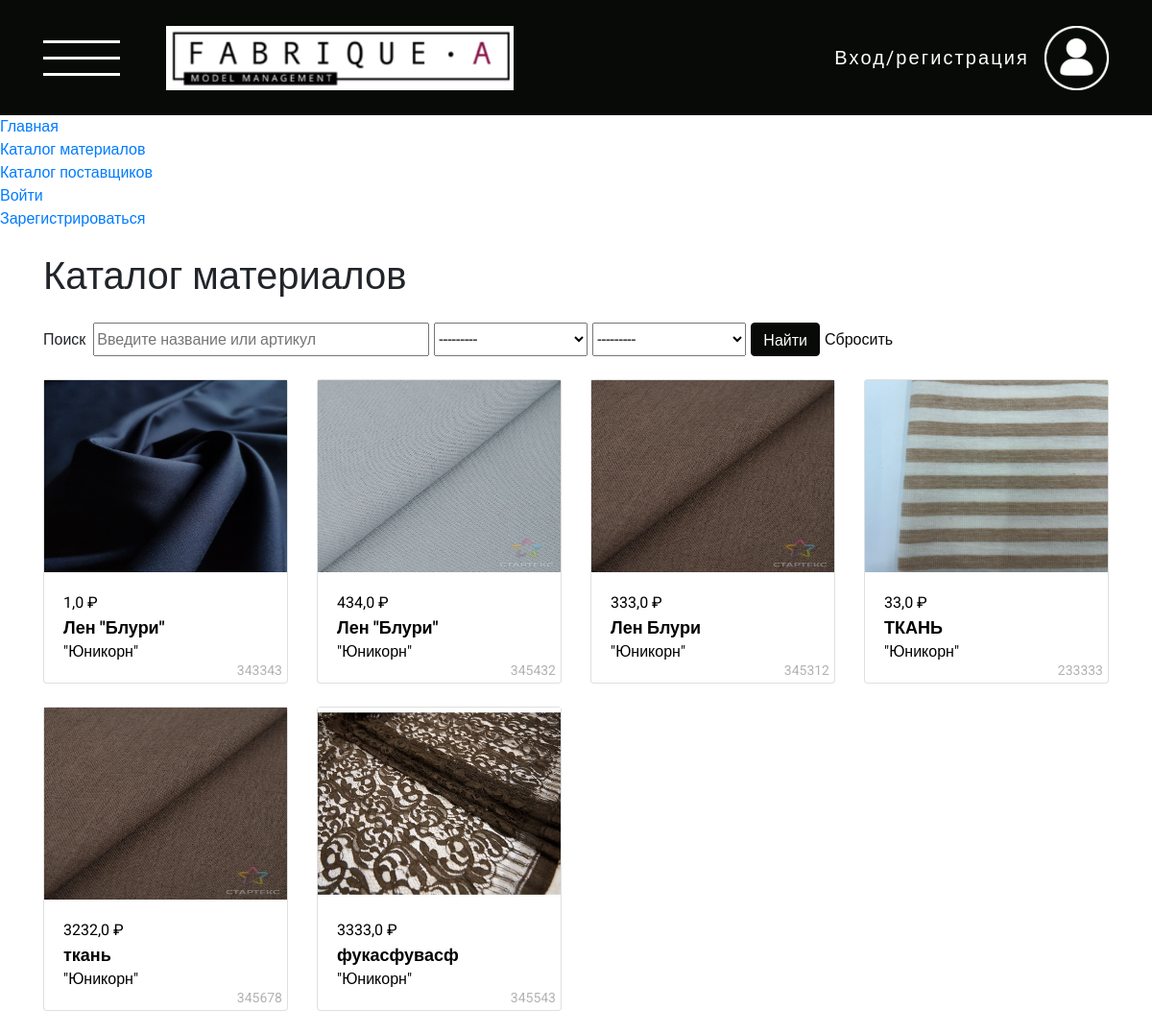
Screenshot of /cloth/ with the database file from the repository.
### cloth/models.py (models this page shows, shortened)
class Cloth(models.Model):
    MATERIAL = [
    ('Текстильные', (
            ('g1e1', 'Хлопок'),
            ('g1e2', 'Лён'),
            ('g1e3', 'Шерсть'),
            ('g1e4', 'Шёлк'),
            ('g1e5', 'Эко-кожа'),
        )
    ),
    ('Технические', (
            ('g2e1', 'Огнестойкая'),
            ('g2e2', 'Для фильтрации'),
            ('g2e3', 'Водостойкая'),
            ('g2e4', 'Обтирочная'),
            ('g2e5', 'Изоляционная'),
        )
    ),
]
    COLOR = [
    ('Без принта', (
            ('white', 'Белый'),
            ('black', 'Черный'),
            ('blue', 'Синий'),
            ('red', 'Красный'),
            ('yellow', 'Жёлтый'),
            ('green', 'Зелёный'),
            ('orange', 'Оранжевый'),
            ('gray', 'Серый'),
            ('brown', 'Коричневый'),
            ('cyan', 'Голубой'),
        )
    ),
    ('С принтом', (
            ('dots', 'Горошек'),
            ('cell', 'Клетка'),
            ('graphic', 'Графический'),
            ('floral', 'Цветочный'),
            ('strip', 'Полоска'),
            ('cartoon', 'Мультяшный'),
        )
    ),
]
    name = models.CharField(max_length=255, verbose_name=_("Название"))
    image = models.ImageField(null=False, blank=False, verbose_name=_("Фото"))
    supplier = models.ForeignKey(Supplier, verbose_name=_("Поставщик"), on_delete=models.CASCADE)
    price = models.FloatField(_("Цена"))
    material = models.CharField(_("Материал"), max_length=25, choices = MATERIAL)
    color = models.CharField(_("Цвет"), max_length=25, choices = COLOR)
    description = models.CharField(max_length=350, null=True, blank=True, verbose_name=_("Описание"))
    article = models.IntegerField(_("Артикул"), unique=True, help_text='6 уникальных цифр')
    class Meta:
        verbose_name = _("Ткань")
        verbose_name_plural = _("Ткани")

class Supplier(models.Model):
    DISTRICT = [
    ('cenral', 'Центральный'),
    ('northwest', 'Северо-западный'),
    ('ural', 'Уральский'),
    ('south', 'Южный'),
    ('privolzhsky', 'Приволжский'),
    ('fareastern', 'Дальневосточный'),
    ('siberian', 'Сибирский'),
]
    name = models.CharField(max_length=254, verbose_name=_("Название"))
    description = models.CharField(max_length=254, verbose_name=_("Описание"), null=True, blank=True)
    date_of_foundation = models.CharField(max_length=254, verbose_name=_("Дата основания"), null=True, blank=True)
    logo = models.ImageField(null=True, blank=True, verbose_name=_("Логотип"))
    district = models.CharField(_("Округ"), max_length=25, choices = DISTRICT)
    types_of_fabrics = models.CharField(_("Виды тканей"), max_length=254, null=True, blank=True)
    address = models.CharField(max_length=254, null=True, blank=True, verbose_name=_("Адрес"))
    phone = models.CharField(max_length=254, null=True, blank=True, verbose_name=_("Номер телефона"))
    email = models.EmailField(_("E-mail"), max_length=254, null=True, blank=True)
    link_to_the_catalog = models.URLField(_("Ссылка на каталог"), max_length=200, null=True, blank=True)
    link_to_the_site = models.URLField(_("Ссылка на сайт"), max_length=200, null=True, blank=True)
    class Meta:
        verbose_name = _("Поставщик")
        verbose_name_plural = _("Поставщики")

### cloth/views.py (the view)
# urls.py: path("", ClothListView.as_view(), name="list"),
class ClothListView(ListView):
    model = Cloth
    template_name = "pages/cloth/list.html"
    def get_context_data(self, **kwargs):
        context = super().get_context_data(**kwargs)
        context['filter'] = ClothFilter(self.request.GET, queryset=self.get_queryset())
        return context

### templates/pages/cloth/list.html (shortened to what this page needs)
{% extends "base.html" %}
{% load static widget_tweaks cloth %}
{% block header %}
  {% include 'include/header.html' %}
{% endblock header %}
{% block content %}
  <section class="cloth-list">
    <div class="container">
      <div class="row">
        <div class="col-12 mt-4">
          <h1>
            Каталог материалов
          </h1>
        </div>
        <div class="col-12 my-4 d-lg-flex align-items-center">
          <p class="mr-2">Поиск</p>
          <form class="d-lg-flex align-items-center" method="GET">
            {% render_field filter.form.name class="cloth-list-form cloth-list-form--name" placeholder="Введите название или артикул"%}
            {% render_field filter.form.material class="cloth-list-form cloth-list-form--material" %}
            {% render_field filter.form.color class="cloth-list-form cloth-list-form--color"%}
            <button type="submit" class="btn cloth-list-btn">Найти</button>
            <a class="cloth-list-reset" href="{% url 'cloth:list' %}" type="submit">Сбросить</a>
          </form>
        </div>
        {% if filter.qs|length == 0 %}
          <div class="col-12 text-center my-5">
            <h3>
              Ничего не найдено
            </h3>
          </div>
        {% elif filter.qs|length > 0 %}
          {% for item in filter.qs %}
            <div class="col-12 col-sm-6 col-lg-4 col-xl-3 mb-4">
              <a class="cloth-link" href="{% url 'cloth:detail' pk=item.pk %}">
                <div class="card h-100">
                  {% if item.image %}
                    <img src="{{item.image.url}}" alt="image" class="cloth-list__img">
                  {% endif %}
                  <div style="position: relative;" class="card-body">
                    <p class="cloth-card-price">{{item.price}} ₽</p>
                    <p class="cloth-card-name">{{item.name}}</p>
                    <p class="cloth-card-supplier">{{item.supplier.name}}</p>
                    <p style="display: block; position: absolute; bottom: 2px; right: 5px; opacity: 0.3; font-size: 14px">{{ item.article }}</p>
                  </div>
                </div>
              </a>
            </div>
          {% endfor %}
        {% endif %}
      </div>
    </div>
  </section>
{% endblock content%}

### static/css/main.css (style rules this page uses)
body { font-family: 'Roboto', sans-serif; font-weight: 400; font-size: 16px; }
*, *::before, *::after { box-sizing: border-box; }
body, h1, h2, h3, h4, p, ul[class], ol[class], li, figure, figcaption, blockquote, dl, dd { margin: 0; }
body { min-height: 100vh; scroll-behavior: smooth; text-rendering: optimizeSpeed; line-height: 1.5; }
img { max-width: 100%; display: block; }
input, button, textarea, select { font: inherit; }
.cloth-list__img { height: 200px; }
.cloth-link { text-decoration: none; color: #000; }
.cloth-card-name { font-size: 18px; font-weight: bold; }
.cloth-list-form { height: 35px; margin-right: 5px; }
.cloth-list-form--name { width: 350px; }
.cloth-list-form--material, .cloth-list-form--color { width: 160px; }
.cloth-list-btn { height: 35px; margin-right: 5px; color: #fff; background: #080A07; border: 1px solid #080A07; }
.cloth-list-reset { color: #080A07; }

### rows the page displays
Cloth: image (picture), price "1,0", name "Лен \"Блури\"", supplier.name "\"Юникорн\"", article "343343"
Cloth: image (picture), price "434,0", name "Лен \"Блури\"", supplier.name "\"Юникорн\"", article "345432"
Cloth: image (picture), price "333,0", name "Лен Блури", supplier.name "\"Юникорн\"", article "345312"
Cloth: image (picture), price "33,0", name "ТКАНЬ", supplier.name "\"Юникорн\"", article "233333"
Cloth: image (picture), price "3232,0", name "ткань", supplier.name "\"Юникорн\"", article "345678"
Cloth: image (picture), price "3333,0", name "фукасфувасф", supplier.name "\"Юникорн\"", article "345543"
